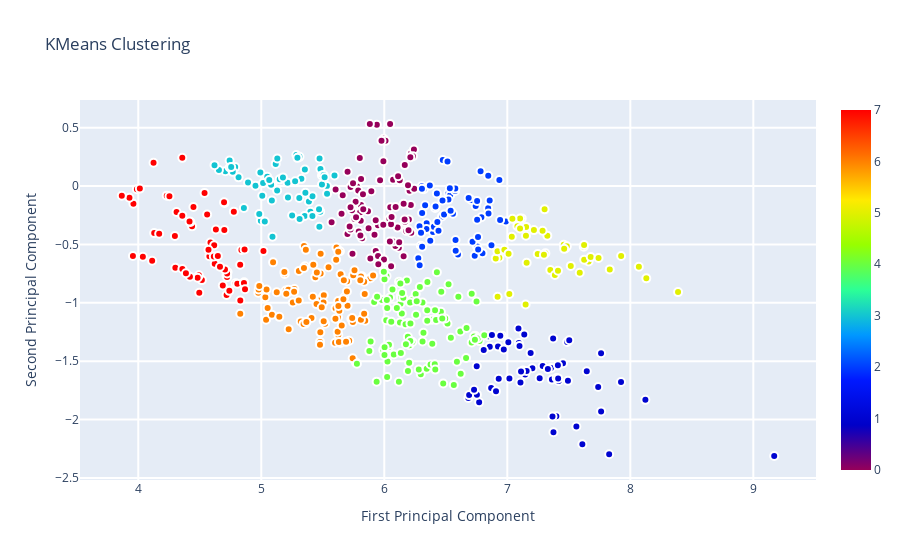

Here is the notebook cell this chart was saved with:
### Markdown cell above
## K means Clustering

### Code cell
from sklearn.cluster import KMeans

kmeans = KMeans(n_clusters=8, random_state=0).fit(X_reduced)

kmeans_8 = kmeans.labels_

data = [
    go.Scatter(
        x= X_reduced[:, 0], 
        y= X_reduced[:, 1], 
        mode="markers",
        showlegend=False,
        marker=dict(
            size=8,
            color = kmeans_8,
            colorscale = 'Rainbow',
            showscale=True, 
            line = dict(
                width = 2,
                color = 'rgb(255, 255, 255)'
            )))]

layout = go.Layout(
    title= 'KMeans Clustering',
    hovermode= 'closest',
    xaxis= dict(
         title= 'First Principal Component',
        ticklen= 8,
        zeroline= False,
        gridwidth= 2,
    ),
    yaxis=dict(
        title= 'Second Principal Component',
        ticklen= 8,
        gridwidth= 2,
    ),
    showlegend= True
)

fig = dict(data = data, layout = layout)
py.iplot(fig, filename="kmeans_plot")

### Figure 1 — Plotly figure (JSON) as saved in the notebook; plotly's stock layout.template omitted (floating-point values rounded to 4 significant figures; data arrays with more than 128 entries replaced by an {"elided": "..."} marker saying what was removed)
{"data": [{"marker": {"color": {"elided": "552 int values"}, "colorscale": [[0, "rgb(150,0,90)"], [0.125, "rgb(0,0,200)"], [0.25, "rgb(0,25,255)"], [0.375, "rgb(0,152,255)"], [0.5, "rgb(44,255,150)"], [0.625, "rgb(151,255,0)"], [0.75, "rgb(255,234,0)"], [0.875, "rgb(255,111,0)"], [1, "rgb(255,0,0)"]], "line": {"color": "rgb(255, 255, 255)", "width": 2}, "showscale": true, "size": 8}, "mode": "markers", "showlegend": false, "type": "scatter", "x": {"elided": "552 float values"}, "y": {"elided": "552 float values"}}], "layout": {"hovermode": "closest", "showlegend": true, "title": {"text": "KMeans Clustering"}, "xaxis": {"gridwidth": 2, "ticklen": 8, "title": {"text": "First Principal Component"}, "zeroline": false}, "yaxis": {"gridwidth": 2, "ticklen": 8, "title": {"text": "Second Principal Component"}}}}
